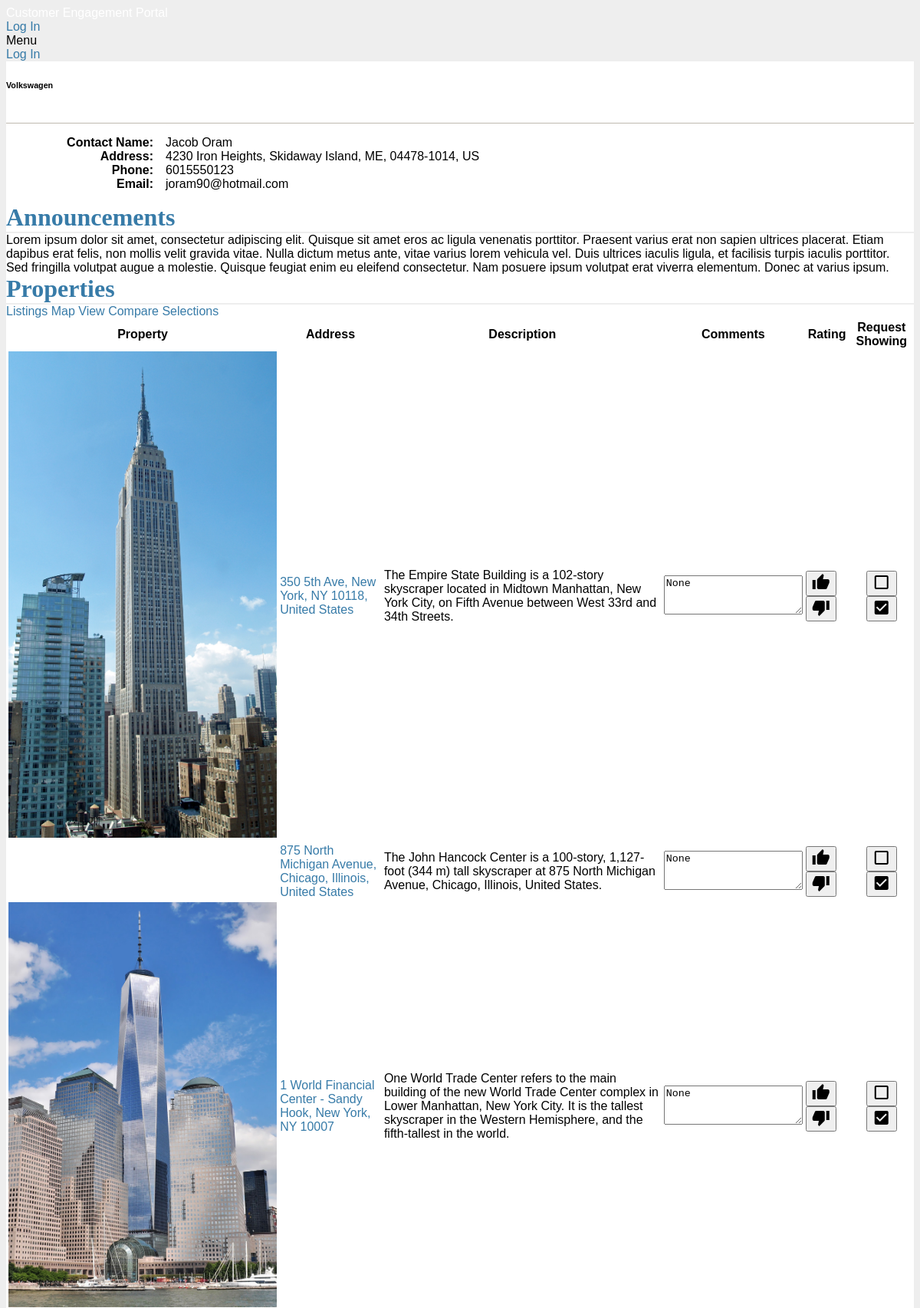
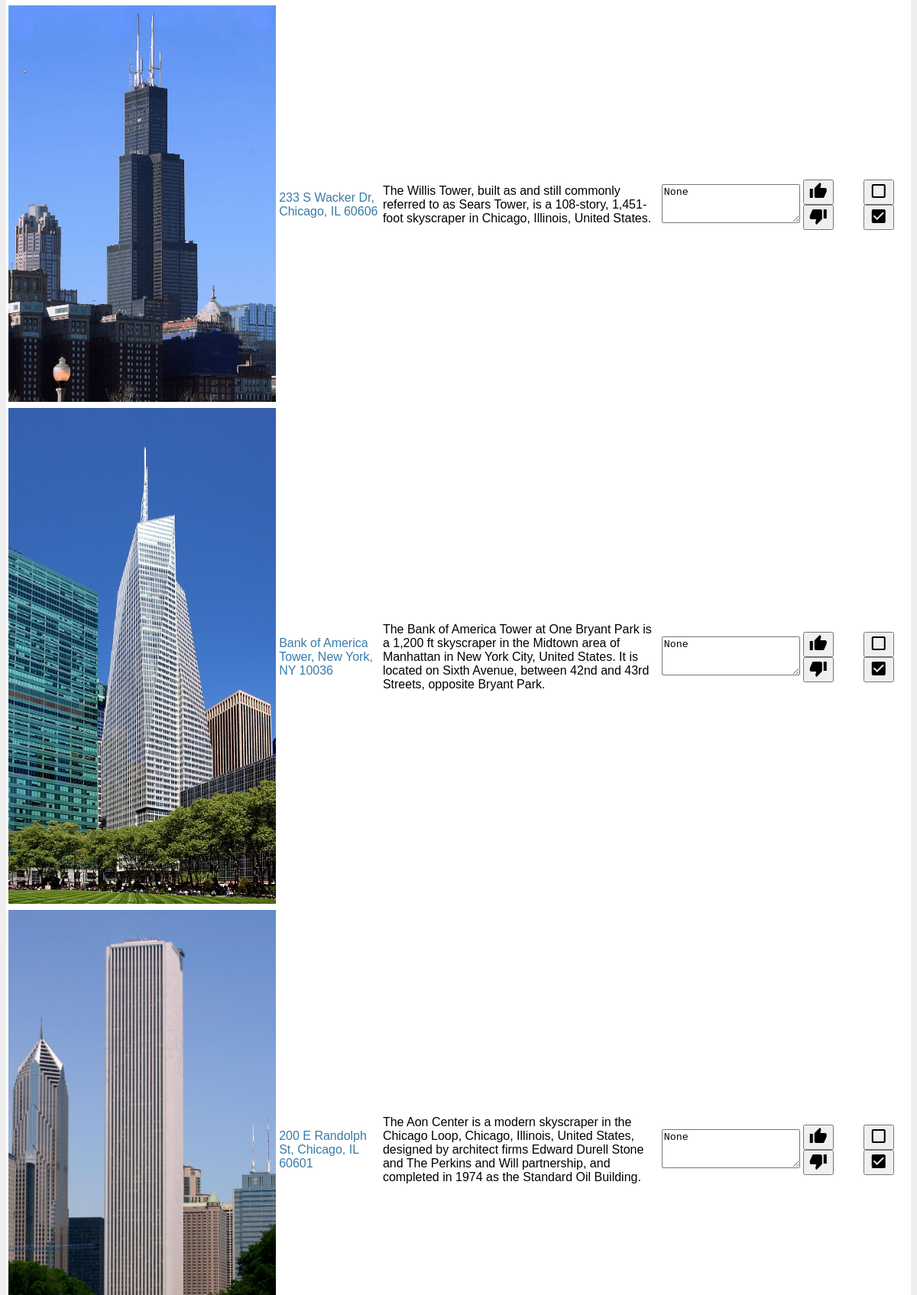
The page /portal?id=18 (upper part) on the database its author committed (2 pictures, top to bottom).
### tables this page shows
CREATE TABLE client (
	id integer primary key autoincrement,
	name text not null,
	imgFilename text,
	industry text
);

CREATE TABLE clientContact (
	id integer primary key autoincrement,
	firstName text not null,
	lastName text not null,
	email text not null,
	phone integer,
	address text not null,
	clientId integer,
	foreign key(clientId) references client(id)
);

CREATE TABLE property (
	id integer primary key autoincrement,
	name text not null,
	imagepath text,
	address text not null,
	description text,
	size integer not null,
	rent integer not null,
	employees integer,
	market text
);

### jllPortal.py (the view)
@app.route('/portal', methods=['GET', 'POST'])
def portal():
	error = None
	id = request.args.get('id')
	if request.method == 'GET':
		cur = g.db.execute('select * from client, clientContact where client.id = '+id+' AND clientContact.clientId = '+id)
		portal = make_dicts(cur, cur.fetchone())
		cur = g.db.execute('select * from property')
		properties = [make_dicts(cur, row) for row in cur.fetchall()]
		cur = g.db.execute('select * from client_property where clientId='+id)
		propvals = [make_dicts(cur, row) for row in cur.fetchall()]
		return render_template('portal.html', portal=portal, properties=properties, propvals=propvals)

### jllPortal.py (called while the page is built)
def connect_db():
	return sqlite3.connect(app.config['DATABASE'])

def make_dicts(cursor, row):
	return dict((cursor.description[idx][0], value) for idx, value in enumerate(row))

@app.before_request
def before_request():
	g.db = connect_db()

@app.teardown_request
def teardown_request(exception):
	db = getattr(g, 'db', None)
	if db is not None:
		db.close()

### templates/portal.html (shortened to what this page needs)
{% extends "layout.html" %}
{% block body %}
	<div class="mdl-grid">
		<div class="mdl-card mdl-cell mdl-cell--6-col">
			<div class="mdl-card__title hidden">
				<h6 class="mdl-card__title-text">{{ portal.name }}</h6>
			</div>
			<br>
			<div class="mdl-card__supporting-text">
				<fieldset>
					<ol class="portal-details">
						<li>
							<label><b>Contact Name:</b></label>
							{{ portal["firstName"]+' '+portal["lastName"] }}
						</li>
						<li>
							<label><b>Address:</b></label>
							{{ portal["address"] }}
						</li>
						{% if portal["phone"] %}
						<li>
							<label><b>Phone:</b></label>
							{{ portal["phone"] }}
						</li>
						{% endif %}
						<li>
							<label><b>Email:</b></label>
							{{ portal["email"] }}
						</li>
					</ol>
				</fieldset>
			</div>
		</div>
	</div>
	<div class="mdl-gird">
		<div class="profile-card-wide mdl-card mdl-cell mdl-cell--8-col mdl-shadow--2dp">
			<div class="mdl-card announcement-card mdl-shadow--2dp mdl-cell mdl-cell--12-col">
				<div class="mdl-card__title"><h1 class="mdl-card__title-text">Announcements</h1></div>
				<div class="mdl-card__supporting-text">
					Lorem ipsum dolor sit amet, consectetur adipiscing elit. Quisque sit amet eros ac ligula venenatis porttitor. Praesent varius erat non sapien ultrices placerat. Etiam dapibus erat felis, non mollis velit gravida vitae. Nulla dictum metus ante, vitae varius lorem vehicula vel. Duis ultrices iaculis ligula, et facilisis turpis iaculis porttitor. Sed fringilla volutpat augue a molestie. Quisque feugiat enim eu eleifend consectetur. Nam posuere ipsum volutpat erat viverra elementum. Donec at varius ipsum.
				</div>
			</div>
			<div class="mdl-card listings-card mdl-shadow--2dp mdl-cell mdl-cell--12-col">
				<div class="mdl-card__title"><h1 class="mdl-card__title-text">Properties</h1></div>
				<div class="mdl-tabs mdl-js-tabs mdl-js-ripple-effect">
					<div class="mdl-tabs__tab-bar">
						<a href="#listings-panel" class="mdl-tabs__tab is-active" id="listings-tab">Listings</a>
						<a href="#map-panel" class="mdl-tabs__tab map-tab" id="map-tab">Map View</a>
						<a href="#compare-panel" class="mdl-tabs__tab" id="compare-tab">Compare Selections</a>
					</div>
					<div class="mdl-tabs__panel is-active" id="listings-panel">
						<table class="mdl-data-table mdl-js-data-table mdl-cell mdl-cell--12-col" style="table-layout: fixed;">
							<thead>
								<tr>
									<th class="mdl-data-table__cell--non-numeric" align="center">Property</th>
									<th class="mdl-data-table__cell--non-numeric" align=center>Address</th>
									<th class="mdl-data-table__cell--non-numeric">Description</th>
									<th class="mdl-data-table__cell--non-numeric">Comments</th>
									<th class="mdl-data-table__cell--non-numeric">Rating</th>
									<th class="mdl-data-table__cell--non-numeric">Request Showing</th>
								</tr>
							</thead>
							<tbody>
								{% for prop in properties %}
									{% for propval in propvals %}
										{% if propval["propertyId"] == prop["id"] %}
											<tr>
												<td class="hidden-field">
													<div class="mdl-card__media">
														<img src={{ prop["imagepath"] }} alt="" width="100%" height="auto"/>
													</div>
												</td>
												<td style="word-wrap: break-all;white-space:normal;">
													<div class="mdl-card__supporting-text">
														<a href="#" name="addressAnchor">{{ prop["address"] }}</a>
													</div>
												</td>
												<td style="word-wrap: break-all;white-space:normal;">
													<div class="mdl-card__supporting-text">
														{{ prop["description"] }}
													</div>
												</td>
												<td>
													<div class="mdl-textfield mdl-js-textfield">
														<textarea class="mdl-textfield__input comment-box" type="text" rows= "3" id="comment" >{{ propval["comment"] }}</textarea>
													</div>
												</td>
												<td>
													<button class="rating-button like-button mdl-button mdl-js-button mdl-button--icon {% if propval["rating"] == 1 %} mdl-button--colored {% endif %}">
														<i class="material-icons">thumb_up</i>
													</button>
													<button class="rating-button dislike-button mdl-button mdl-js-button mdl-button--icon {% if propval["rating"] == 0 %} mdl-button--colored {% endif %}">
														<i class="material-icons">thumb_down</i>
													</button>
												</td>
												<td style="text-align:center">
													<button class="request-checkbox unchecked mdl-button mdl-js-button mdl-button--icon mdl-button--colored {% if propval["showing"] == 1 %} hidden {% endif %}">
														<i class="material-icons">check_box_outline_blank</i>
													</button>
													<button class="request-checkbox checked mdl-button mdl-js-button mdl-button--icon mdl-button--colored {% if propval["showing"] == 0 %} hidden {% endif %}">
														<i class="material-icons">check_box</i>
													</button>
												</td>
											</tr>
										{% endif %}
									{% endfor %}
								{% else %}
								<em>Unbelievable.  No properties here so far</em>
								{% endfor %}
							</tbody>
						</table>
					</div>
				</div>
			</div>
		</div>
	</div>
{% endblock %}

### static/style.css (style rules this page uses)
a, h1, h2 { color: #377ba8; text-decoration: none; }
h1, h2 { font-family: 'Georgia', serif; margin: 0; }
h1 { border-bottom: 2px solid #eee; }
fieldset { clear: both; width: 100%; margin: 0 0 -1em 0; padding: 0 0 1em 0; border-style: none; border-top: 1px solid #BFBAB0; }
fieldset ol { padding: 0 0 0 2em; list-style: none; }
label { float:left; width: 10em; margin-right: 1em; text-align: right; }
img { max-width:100%; max-height:100%; height: auto; width: auto\9; }
td { border: 1px; }

### rows shown on the page
client: name "Volkswagen"
clientContact: firstName+lastName "Jacob Oram", address "4230 Iron Heights, Skidaway Island, ME, 04478-1014, US", phone "6015550123", email "joram90@hotmail.com"
property: imagepath (picture), address "350 5th Ave, New York, NY 10118, United States", description "The Empire State Building is a 102-story skyscraper located in Midtown Manhattan, New York City, on Fifth Avenue between West 33rd and 34th Streets.", comment "None"
property: address "875 North Michigan Avenue, Chicago, Illinois, United States", description "The John Hancock Center is a 100-story, 1,127-foot (344 m) tall skyscraper at 875 North Michigan Avenue, Chicago, Illinois, United States.", comment "None"
property: imagepath (picture), address "1 World Financial Center - Sandy Hook, New York, NY 10007", description "One World Trade Center refers to the main building of the new World Trade Center complex in Lower Manhattan, New York City. It is the tallest skyscraper in the Western Hemisphere, and the fifth-tallest in the world.", comment "None"
property: imagepath (picture), address "233 S Wacker Dr, Chicago, IL 60606", description "The Willis Tower, built as and still commonly referred to as Sears Tower, is a 108-story, 1,451-foot skyscraper in Chicago, Illinois, United States.", comment "None"
property: imagepath (picture), address "Bank of America Tower, New York, NY 10036", description "The Bank of America Tower at One Bryant Park is a 1,200 ft skyscraper in the Midtown area of Manhattan in New York City, United States. It is located on Sixth Avenue, between 42nd and 43rd Streets, opposite Bryant Park.", comment "None"
property: imagepath (picture), address "200 E Randolph St, Chicago, IL 60601", description "The Aon Center is a modern skyscraper in the Chicago Loop, Chicago, Illinois, United States, designed by architect firms Edward Durell Stone and The Perkins and Will partnership, and completed in 1974 as the Standard Oil Building.", comment "None"
